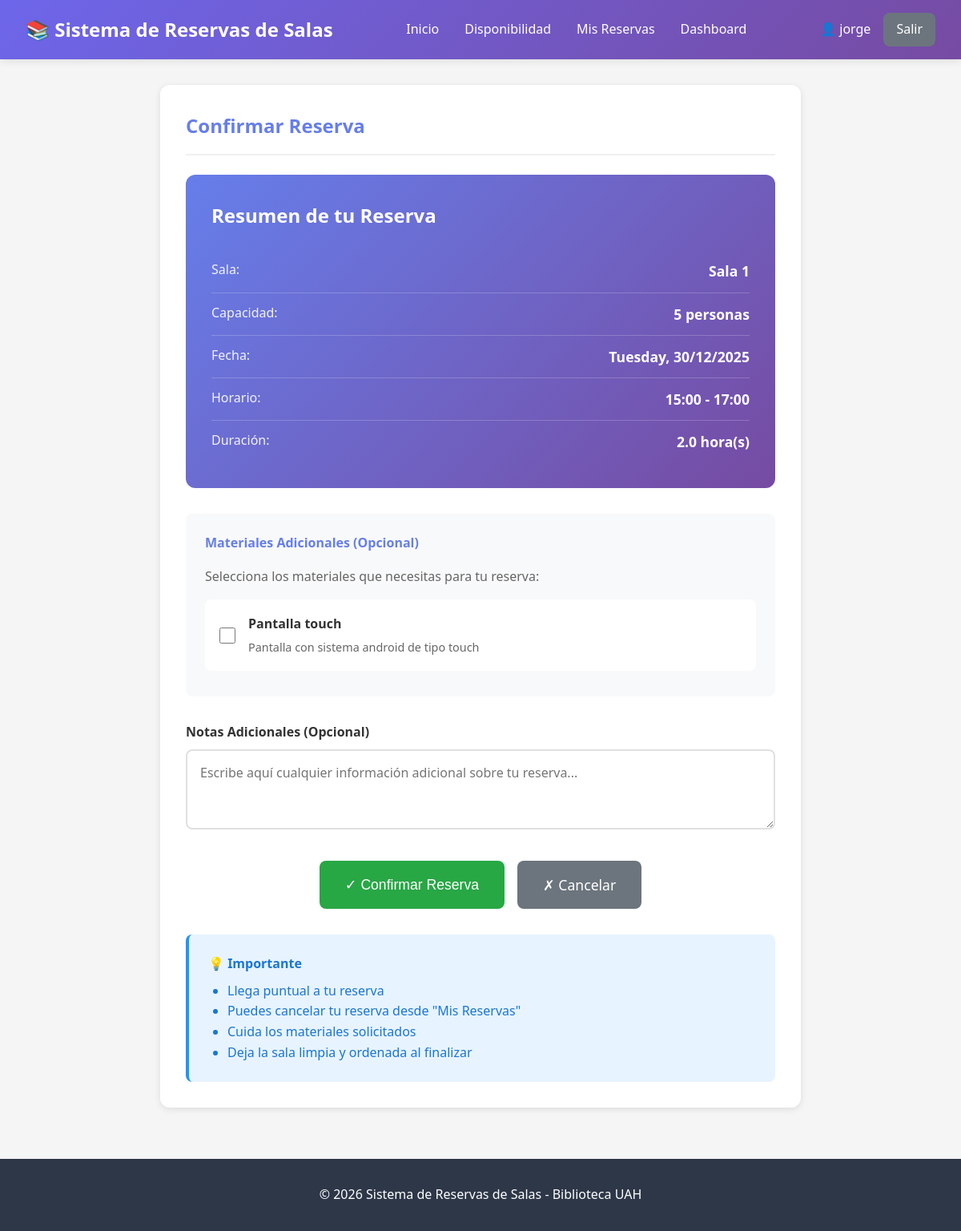
The page /reservas/reservar/1/78/2025-12-30/ (signed in) on the database its author committed.
### reservas/models.py (models this page shows, shortened)
class Room(models.Model):
    name = models.CharField(max_length=100, verbose_name="Nombre de la sala")
    capacity = models.PositiveIntegerField(verbose_name="Capacidad (personas)")
    location = models.CharField(max_length=200, verbose_name="Ubicación")
    available_materials = models.ManyToManyField(
        Material,
        blank=True,
        verbose_name="Materiales disponibles",
        related_name="rooms"
    )
    is_public = models.BooleanField(
        default=True,
        verbose_name="Sala pública",
        help_text="Si está desmarcado, solo el admin puede reservar esta sala"
    )
    is_active = models.BooleanField(default=True, verbose_name="Activa")
    created_at = models.DateTimeField(auto_now_add=True)
    updated_at = models.DateTimeField(auto_now=True)
    class Meta:
        verbose_name = "Sala"
        verbose_name_plural = "Salas"
        ordering = ['name']

class TimeBlock(models.Model):
    DAYS_OF_WEEK = [
        ('monday', 'Lunes'),
        ('tuesday', 'Martes'),
        ('wednesday', 'Miércoles'),
        ('thursday', 'Jueves'),
        ('friday', 'Viernes'),
        ('saturday', 'Sábado'),
        ('sunday', 'Domingo'),
    ]
    name = models.CharField(
        max_length=50,
        verbose_name="Nombre del bloque",
        help_text="Ej: Bloque 1, Bloque Mañana, Sábado Tarde"
    )
    day_of_week = models.CharField(
        max_length=10,
        choices=DAYS_OF_WEEK,
        verbose_name="Día de la semana",
        help_text="Día al que aplica este bloque horario"
    )
    start_time = models.TimeField(verbose_name="Hora inicio")
    end_time = models.TimeField(verbose_name="Hora fin")
    is_active = models.BooleanField(default=True, verbose_name="Activo")
    created_at = models.DateTimeField(auto_now_add=True)
    updated_at = models.DateTimeField(auto_now=True)
    class Meta:
        verbose_name = "Bloque Horario"
        verbose_name_plural = "Bloques Horarios"
        ordering = ['day_of_week', 'start_time']
        unique_together = ['day_of_week', 'start_time', 'end_time']
    def duration_hours(self):
        from datetime import datetime
        start = datetime.combine(datetime.today(), self.start_time)
        end = datetime.combine(datetime.today(), self.end_time)
        duration = end - start
        return duration.total_seconds() / 3600

class Material(models.Model):
    name = models.CharField(max_length=100, verbose_name="Nombre")
    description = models.TextField(blank=True, verbose_name="Descripción")
    is_active = models.BooleanField(default=True, verbose_name="Activo")
    created_at = models.DateTimeField(auto_now_add=True)
    updated_at = models.DateTimeField(auto_now=True)
    class Meta:
        verbose_name = "Material"
        verbose_name_plural = "Materiales"
        ordering = ['name']

### reservas/views.py (the view, shortened to what this page needs)
# urls.py: path('reservar/<int:room_id>/<int:timeblock_id>/<str:date>/', views.reservar, name='reservar'),
@login_required
def reservar(request, room_id, timeblock_id, date):
    sala = get_object_or_404(Room, pk=room_id, is_active=True)
    bloque = get_object_or_404(TimeBlock, pk=timeblock_id, is_active=True)
    try:
        fecha = datetime.strptime(date, '%Y-%m-%d').date()
    except ValueError:
        messages.error(request, 'Fecha inválida')
        return redirect('reservas:disponibilidad')
    reglas = ReservationRules.objects.first()
    if fecha < timezone.now().date():
        messages.error(request, 'No puedes reservar en fechas pasadas')
        return redirect('reservas:disponibilidad')
    max_dias = reglas.max_days_in_advance if reglas else 2
    if fecha > timezone.now().date() + timedelta(days=max_dias):
        messages.error(request, f'No puedes reservar con más de {max_dias} días de anticipación')
        return redirect('reservas:disponibilidad')
    if Reservation.objects.filter(
        room=sala,
        date=fecha,
        time_block=bloque,
        status__in=['pending', 'confirmed']
    ).exists():
        messages.error(request, 'Este horario ya está reservado')
        return redirect('reservas:disponibilidad')
    if RoomUnavailability.objects.filter(
        Q(room=sala, date=fecha, time_block=bloque) |
        Q(room=sala, date=fecha, time_block__isnull=True)
    ).exists():
        messages.error(request, 'Este horario no está disponible')
        return redirect('reservas:disponibilidad')
    max_horas = reglas.max_hours_per_day if reglas else 2
    if hasattr(request.user, 'profile'):
        max_horas = request.user.profile.get_max_hours_per_day()
    reservas_dia = Reservation.objects.filter(
        user=request.user,
        date=fecha,
        status__in=['pending', 'confirmed']
    )
    horas_reservadas = sum([r.time_block.duration_hours() for r in reservas_dia])
    horas_nueva_reserva = bloque.duration_hours()
    context = {
        'sala': sala,
        'bloque': bloque,
        'fecha': fecha,
        'materiales_disponibles': sala.available_materials.filter(is_active=True),
    }
    return render(request, 'reservas/confirmar.html', context)

### reservas/templates/reservas/confirmar.html (shortened to what this page needs)
{% extends 'reservas/base.html' %}
{% block content %}
<div class="confirmation-card">
    <div class="card">
        <div class="card-header">
            <h2> Confirmar Reserva</h2>
        </div>
        <div class="reservation-summary">
            <h3> Resumen de tu Reserva</h3>
            <div class="summary-item">
                <span class="summary-label"> Sala:</span>
                <span class="summary-value">{{ sala.name }}</span>
            </div>
            <div class="summary-item">
                <span class="summary-label"> Capacidad:</span>
                <span class="summary-value">{{ sala.capacity }} personas</span>
            </div>
            <div class="summary-item">
                <span class="summary-label"> Fecha:</span>
                <span class="summary-value">{{ fecha|date:"l, d/m/Y" }}</span>
            </div>
            <div class="summary-item">
                <span class="summary-label"> Horario:</span>
                <span class="summary-value">{{ bloque.start_time|time:"H:i" }} - {{ bloque.end_time|time:"H:i" }}</span>
            </div>
            <div class="summary-item">
                <span class="summary-label"> Duración:</span>
                <span class="summary-value">{{ bloque.duration_hours }} hora(s)</span>
            </div>
        </div>
        <form method="post">
            {% if materiales_disponibles %}
            <div class="materials-section">
                <h4> Materiales Adicionales (Opcional)</h4>
                <p style="color: #666; margin-bottom: 1rem;">Selecciona los materiales que necesitas para tu reserva:</p>
                {% for material in materiales_disponibles %}
                <label class="material-option">
                    <input type="checkbox" name="materiales" value="{{ material.id }}">
                    <div class="material-info">
                        <div class="material-name">{{ material.name }}</div>
                        {% if material.description %}
                        <div class="material-description">{{ material.description }}</div>
                        {% endif %}
                    </div>
                </label>
                {% endfor %}
            </div>
            {% else %}
            <div style="padding: 1rem; background-color: #fff3cd; border-radius: 8px; margin-bottom: 2rem; border-left: 4px solid #ffc107;">
                <p style="color: #856404;">ℹ️ Esta sala no tiene materiales adicionales disponibles</p>
            </div>
            {% endif %}
            <div class="notes-section">
                <label for="notas" style="display: block; margin-bottom: 0.5rem; font-weight: 600; color: #333;">
                     Notas Adicionales (Opcional)
                </label>
                <textarea
                    name="notas"
                    id="notas"
                    placeholder="Escribe aquí cualquier información adicional sobre tu reserva..."
                ></textarea>
            </div>
            <div class="action-buttons">
                <button type="submit" class="btn btn-success" style="padding: 1rem 2rem; font-size: 1.1rem;">
                    ✓ Confirmar Reserva
                </button>
                <a href="{% url 'reservas:disponibilidad' %}?fecha={{ fecha|date:'Y-m-d' }}" class="btn btn-cancel" style="padding: 1rem 2rem; font-size: 1.1rem;">
                    ✗ Cancelar
                </a>
            </div>
        </form>
        <div style="margin-top: 2rem; padding: 1.5rem; background-color: #e7f3ff; border-radius: 8px; border-left: 4px solid #2196F3;">
            <h4 style="color: #1976D2; margin-bottom: 0.5rem;">💡 Importante</h4>
            <ul style="color: #1976D2; margin-left: 1.5rem;">
                <li>Llega puntual a tu reserva</li>
                <li>Puedes cancelar tu reserva desde "Mis Reservas"</li>
                <li>Cuida los materiales solicitados</li>
                <li>Deja la sala limpia y ordenada al finalizar</li>
            </ul>
        </div>
    </div>
</div>
{% endblock %}

### reservas/templates/reservas/base.html (shortened to what this page needs)
{% load static %}
<!DOCTYPE html>
<html lang="es">
<head>
</head>
<body>
    <header>
        <div class="header-container">
            <div class="logo">
                <h1>📚 Sistema de Reservas de Salas</h1>
            </div>
            <nav>
                <ul>
                    <li><a href="{% url 'reservas:index' %}">Inicio</a></li>
                    <li><a href="{% url 'reservas:disponibilidad' %}">Disponibilidad</a></li>
                    {% if user.is_authenticated %}
                    <li><a href="{% url 'reservas:mis_reservas' %}">Mis Reservas</a></li>
                    <li><a href="{% url 'reservas:dashboard' %}"> Dashboard</a></li>
                    {% endif %}
                </ul>
            </nav>
            <div class="user-info">
                {% if user.is_authenticated %}
                    <span>👤 {{ user.get_full_name|default:user.username }}</span>
                    <a href="{% url 'admin:logout' %}" class="btn btn-secondary" style="padding: 0.5rem 1rem;">Salir</a>
                {% else %}
                    <a href="{% url 'admin:login' %}?next={{ request.path }}" class="btn btn-primary" style="padding: 0.5rem 1rem;">Iniciar Sesión</a>
                {% endif %}
            </div>
        </div>
    </header>
    <div class="container">
        {% block content %}{% endblock %}
    </div>
    <footer>
        <p>&copy; 2026 Sistema de Reservas de Salas - Biblioteca UAH</p>
    </footer>
</body>
</html>

### reservas/templates/reservas/base.html (style rules this page uses)
* { margin: 0; padding: 0; box-sizing: border-box; }
body { font-family: 'Segoe UI', Tahoma, Geneva, Verdana, sans-serif; background-color: #f5f5f5; color: #333; line-height: 1.6; }
header { background: linear-gradient(135deg, #6d66eaff 0%, #764ba2 100%); color: white; padding: 1rem 0; box-shadow: 0 2px 10px rgba(0,0,0,0.1); }
.header-container { max-width: 1400px; margin: 0 auto; padding: 0 2rem; display: flex; justify-content: space-between; align-items: center; }
.logo h1 { font-size: 1.5rem; font-weight: 600; }
nav ul { list-style: none; display: flex; gap: 2rem; }
nav a { color: white; text-decoration: none; font-weight: 500; transition: opacity 0.3s; }
.user-info { display: flex; align-items: center; gap: 1rem; }
.container { max-width: 1400px; margin: 2rem auto; padding: 0 2rem; }
.btn { display: inline-block; padding: 0.75rem 1.5rem; border-radius: 8px; text-decoration: none; font-weight: 500; transition: all 0.3s; border: none; cursor: pointer; font-size: 1rem; }
.btn-secondary { background-color: #6c757d; color: white; }
.btn-success { background-color: #28a745; color: white; }
.btn-cancel { background-color: #6c757d; color: white; }
.card { background: white; border-radius: 12px; padding: 2rem; box-shadow: 0 2px 8px rgba(0,0,0,0.1); margin-bottom: 2rem; }
.card-header { border-bottom: 2px solid #f0f0f0; padding-bottom: 1rem; margin-bottom: 1.5rem; }
.card-header h2 { font-size: 1.5rem; color: #667eea; }
footer { background-color: #2d3748; color: white; text-align: center; padding: 2rem 0; margin-top: 4rem; }

### reservas/templates/reservas/confirmar.html (style rules this page uses)
.confirmation-card { max-width: 800px; margin: 0 auto; }
.reservation-summary { background: linear-gradient(135deg, #667eea 0%, #764ba2 100%); color: white; padding: 2rem; border-radius: 12px; margin-bottom: 2rem; }
.reservation-summary h3 { margin-bottom: 1.5rem; font-size: 1.5rem; }
.summary-item { display: flex; justify-content: space-between; padding: 0.75rem 0; border-bottom: 1px solid rgba(255,255,255,0.2); }
.summary-item:last-child { border-bottom: none; }
.summary-label { opacity: 0.9; }
.summary-value { font-weight: bold; font-size: 1.1rem; }
.materials-section { background: #f8f9fa; padding: 1.5rem; border-radius: 8px; margin-bottom: 2rem; }
.materials-section h4 { color: #667eea; margin-bottom: 1rem; }
.material-option { display: flex; align-items: center; padding: 1rem; background: white; border-radius: 8px; margin-bottom: 0.5rem; cursor: pointer; transition: all 0.3s; border: 2px solid transparent; }
.material-option input[type="checkbox"] { width: 20px; height: 20px; margin-right: 1rem; cursor: pointer; }
.material-info { flex: 1; }
.material-name { font-weight: 600; color: #333; margin-bottom: 0.25rem; }
.material-description { font-size: 0.9rem; color: #666; }
.notes-section { margin-bottom: 2rem; }
.notes-section textarea { width: 100%; padding: 1rem; border: 2px solid #e0e0e0; border-radius: 8px; font-family: inherit; font-size: 1rem; resize: vertical; min-height: 100px; transition: border-color 0.3s; }
.action-buttons { display: flex; gap: 1rem; justify-content: center; }

### rows shown on the page
Room: name "Sala 1", capacity "5"
TimeBlock: start_time "15:00", end_time "17:00", duration_hours "2.0"
Material: name "Pantalla touch", description "Pantalla con sistema android de tipo touch"

### other values the page prints
{{ user.get_full_name|default:user.username }} "jorge"
{{ fecha|date:"l, d/m/Y" }} "Tuesday, 30/12/2025"
